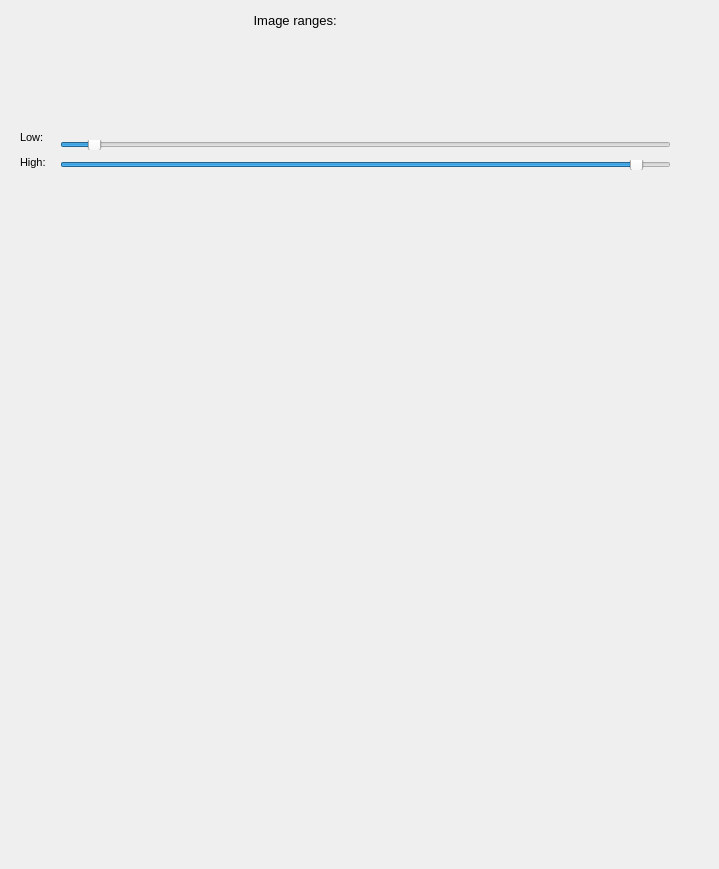
   <widget class="QWidget" name="tab_2">
    <attribute name="title">
     <string>Green channel</string>
    </attribute>
    <widget class="PlotWidget" name="pyqtgraph_histogram_green_channel" native="true">
     <property name="geometry">
      <rect>
       <x>20</x>
       <y>32</y>
       <width>681</width>
       <height>101</height>
      </rect>
     </property>
    </widget>
    <widget class="QLabel" name="label_info_raw_signal_range_green_channel">
     <property name="geometry">
      <rect>
       <x>250</x>
       <y>10</y>
       <width>451</width>
       <height>20</height>
      </rect>
     </property>
     <property name="font">
      <font>
       <pointsize>10</pointsize>
      </font>
     </property>
     <property name="text">
      <string> Image ranges:</string>
     </property>
    </widget>
    <widget class="PlotWidget" name="pyqtgraph_green_pmt_image" native="true">
     <property name="geometry">
      <rect>
       <x>20</x>
       <y>170</y>
       <width>690</width>
       <height>690</height>
      </rect>
     </property>
    </widget>
    <widget class="QSlider" name="green_channel_slider_high">
     <property name="geometry">
      <rect>
       <x>60</x>
       <y>160</y>
       <width>611</width>
       <height>10</height>
      </rect>
     </property>
     <property name="minimumSize">
      <size>
       <width>611</width>
       <height>0</height>
      </size>
     </property>
     <property name="minimum">
      <number>9800</number>
     </property>
     <property name="maximum">
      <number>14296</number>
     </property>
     <property name="singleStep">
      <number>10</number>
     </property>
     <property name="pageStep">
      <number>100</number>
     </property>
     <property name="value">
      <number>14096</number>
     </property>
     <property name="orientation">
      <enum>Qt::Horizontal</enum>
     </property>
    </widget>
    <widget class="QSlider" name="green_channel_slider_low">
     <property name="geometry">
      <rect>
       <x>60</x>
       <y>140</y>
       <width>611</width>
       <height>10</height>
      </rect>
     </property>
     <property name="minimum">
      <number>9800</number>
     </property>
     <property name="maximum">
      <number>14296</number>
     </property>
     <property name="singleStep">
      <number>10</number>
     </property>
     <property name="pageStep">
      <number>100</number>
     </property>
     <property name="value">
      <number>10000</number>
     </property>
     <property name="orientation">
      <enum>Qt::Horizontal</enum>
     </property>
    </widget>
    <widget class="QLabel" name="label_120">
     <property name="geometry">
      <rect>
       <x>20</x>
       <y>130</y>
       <width>681</width>
       <height>41</height>
      </rect>
     </property>
     <property name="font">
      <font>
       <pointsize>10</pointsize>
      </font>
     </property>
     <property name="text">
      <string>&lt;html&gt;&lt;head/&gt;&lt;body&gt;&lt;p&gt;&lt;span style=&quot; font-size:8pt;&quot;&gt;Low:&lt;/span&gt;&lt;/p&gt;&lt;p&gt;&lt;span style=&quot; font-size:8pt;&quot;&gt;High:&lt;/span&gt;&lt;/p&gt;&lt;/body&gt;&lt;/html&gt;</string>
     </property>
    </widget>
    <zorder>label_120</zorder>
    <zorder>pyqtgraph_histogram_green_channel</zorder>
    <zorder>label_info_raw_signal_range_green_channel</zorder>
    <zorder>green_channel_slider_high</zorder>
    <zorder>green_channel_slider_low</zorder>
    <zorder>pyqtgraph_green_pmt_image</zorder>
   </widget>
